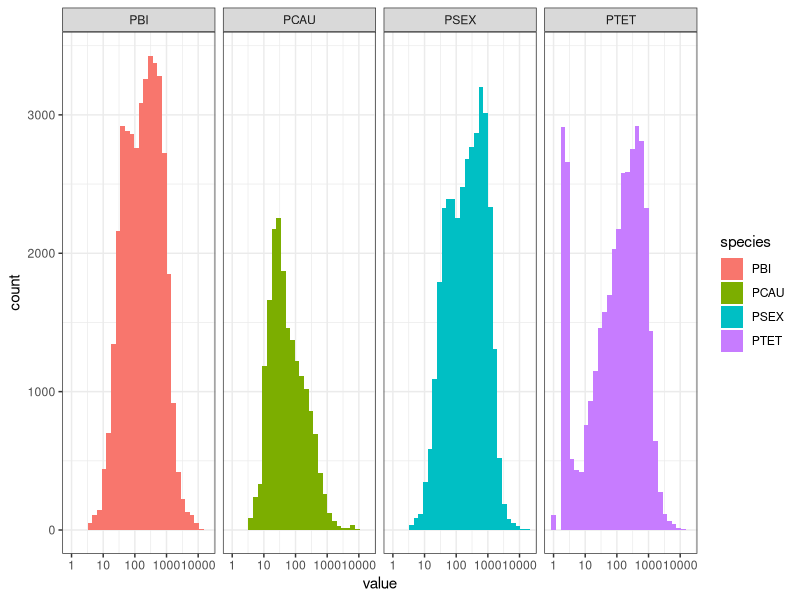

Source code (R):
## ---- chunk 1
setwd("../../")
intergene = read.csv("results/upstream_lengths.csv",sep="\t")
head(intergene)
summary(intergene)
## ---- chunk 2
neg = subset(intergene,value<0)
summary(neg)
## ---- chunk 3
library(ggplot2)
gg = ggplot(intergene,aes(x=value,fill=species))
p = gg + geom_histogram() + scale_x_log10() + facet_grid(.~species) + theme_bw()
p
